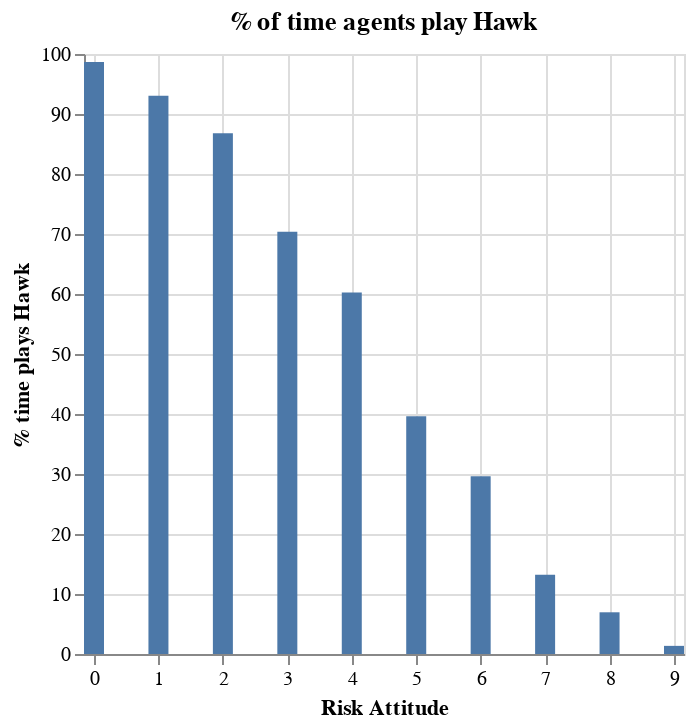

Notebook code for this chart:
### Code cell
import altair as alt

alt.Chart(hawk_by_risk_attitude).mark_bar(width=10).encode(
    x=alt.X("risk_attitude", title="Risk Attitude").scale(domain=[0, 9]),                                                          
    y=alt.Y("pct_plays_hawk", title="% time plays Hawk")
).properties(title="% of time agents play Hawk")

### Figure 1 — Vega-Lite specification as saved in the notebook (floating-point values rounded to 4 significant figures)
{"config": {"view": {"continuousWidth": 300, "continuousHeight": 300}}, "data": {"name": "data-cdcab1091c830ac849611ae58312b00d"}, "mark": {"type": "bar", "width": 10}, "encoding": {"x": {"field": "risk_attitude", "scale": {"domain": [0, 9]}, "title": "Risk Attitude", "type": "quantitative"}, "y": {"field": "pct_plays_hawk", "title": "% time plays Hawk", "type": "quantitative"}}, "title": "% of time agents play Hawk", "$schema": "https://vega.github.io/schema/vega-lite/v5.20.1.json", "datasets": {"data-cdcab1091c830ac849611ae58312b00d": [{"risk_attitude": 9, "n_plays": 13146745, "n_plays_hawk": 178159, "pct_plays_hawk": 1.355}, {"risk_attitude": 3, "n_plays": 15198831, "n_plays_hawk": 10693764, "pct_plays_hawk": 70.36}, {"risk_attitude": 0, "n_plays": 13280811, "n_plays_hawk": 13101490, "pct_plays_hawk": 98.65}, {"risk_attitude": 6, "n_plays": 15209556, "n_plays_hawk": 4506272, "pct_plays_hawk": 29.63}, {"risk_attitude": 7, "n_plays": 13058019, "n_plays_hawk": 1725094, "pct_plays_hawk": 13.21}, {"risk_attitude": 1, "n_plays": 12726041, "n_plays_hawk": 11838227, "pct_plays_hawk": 93.02}, {"risk_attitude": 4, "n_plays": 17567250, "n_plays_hawk": 10583899, "pct_plays_hawk": 60.25}, {"risk_attitude": 8, "n_plays": 12692401, "n_plays_hawk": 882273, "pct_plays_hawk": 6.951}, {"risk_attitude": 2, "n_plays": 13098799, "n_plays_hawk": 11371104, "pct_plays_hawk": 86.81}, {"risk_attitude": 5, "n_plays": 17605297, "n_plays_hawk": 6979686, "pct_plays_hawk": 39.65}]}}
